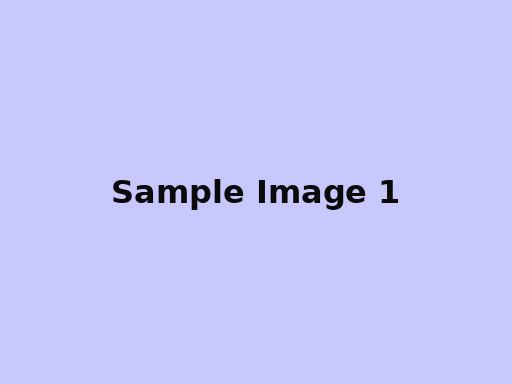
#> input picture Machine Learning/05_Image_Video_Processing/datasets/sample_images/sample1.png, 512 x 384 px; the run also reads 1 picture not shown here
$ jupyter execute 01-Image-Basics-I_O-and-Visualization.ipynb   (shell and % lines are left out)
#> lines starting #> are read from the running program, lines starting #| are printed output that depends on the picture
# Image Basics: I/O and Visualization

---

**Welcome to Image Processing!**

This notebook introduces the fundamentals of working with images in Python. We'll cover everything from basic concepts to practical examples using popular libraries like OpenCV, PIL (Pillow), and imageio.

By the end of this notebook, you'll understand:
- What images are and how they're represented digitally
- Different image formats and when to use them
- Color spaces and why they matter
- How to read, write, and display images using Python libraries
- Best practices for image processing workflows

**Prerequisites:** Basic Python knowledge (variables, functions, importing modules)

**Libraries Used:**
- `opencv-python` (cv2) - Industry standard for computer vision
- `Pillow` (PIL) - Python Imaging Library, great for basic operations
- `imageio` - Simple interface for reading/writing images
- `matplotlib` - For visualization and plotting
- `numpy` - For array operations (used internally by the above libraries)

**Installation:**
```bash
pip install opencv-python pillow imageio matplotlib numpy
```

Let's get started!

# Table of Contents

1. [What is an Image? Understanding Digital Images](#1-what-is-an-image-understanding-digital-images)
2. [Image Formats: Which One to Use?](#2-image-formats-which-one-to-use)
3. [Color Spaces: How Colors Are Represented](#3-color-spaces-how-colors-are-represented)
4. [Reading Images with OpenCV](#4-reading-images-with-opencv)
5. [Reading Images with PIL (Pillow)](#5-reading-images-with-pil-pillow)
6. [Reading Images with imageio](#6-reading-images-with-imageio)
7. [Writing/Saving Images](#7-writing-saving-images)
8. [Visualization with matplotlib](#8-visualization-with-matplotlib)
9. [Advanced Examples: Combining Operations](#9-advanced-examples-combining-operations)
10. [Conclusion](#10-conclusion)

## 1. What is an Image? Understanding Digital Images

Before we dive into code, let's understand what images are in the digital world.

### Pixels: The Building Blocks
An image is essentially a grid of tiny colored dots called **pixels** (picture elements). Each pixel contains color information.

Think of an image like a spreadsheet:
- **Rows and Columns**: Width and height in pixels (resolution)
- **Cells**: Each cell contains color values
- **Channels**: Different aspects of color (red, green, blue, etc.)

### Key Concepts:
- **Resolution**: Width × Height (e.g., 1920×1080 pixels)
- **Channels**: Number of color components per pixel
  - Grayscale: 1 channel (black to white)
  - Color: 3 channels (RGB) or 4 channels (RGBA includes transparency)
- **Bit Depth**: How many colors can be represented (8-bit = 256 levels per channel)

### Why Python for Image Processing?
- **Easy to Learn**: Simple syntax for beginners
- **Powerful Libraries**: OpenCV, PIL, scikit-image, etc.
- **Integration**: Works well with NumPy, pandas, and ML frameworks
- **Open Source**: Free and actively maintained

In Python, images are typically represented as NumPy arrays where:
- Shape for grayscale: (height, width)
- Shape for color: (height, width, channels)

[cell 1]
# Let's start by importing the libraries we'll need
import cv2  # OpenCV for computer vision
import numpy as np  # NumPy for array operations
from PIL import Image  # Pillow (PIL) for image processing
import imageio  # Simple image I/O
import matplotlib.pyplot as plt  # For visualization
import os  # For file operations

# Set up matplotlib for inline display in Jupyter

# Configure matplotlib for better image display
plt.rcParams['figure.dpi'] = 100
plt.rcParams['savefig.dpi'] = 100

print("Libraries imported successfully!")
print(f"OpenCV version: {cv2.__version__}")
print(f"Pillow version: {Image.__version__}")
print(f"NumPy version: {np.__version__}")

## 2. Image Formats: Which One to Use?

Different image formats serve different purposes. Here's a quick guide:

### Common Formats:
- **JPEG (JPG)**:
  - Lossy compression (smaller file size)
  - Good for photos, not great for graphics with sharp edges
  - No transparency support
  - Best for: Photographs, web images

- **PNG**:
  - Lossless compression (larger files)
  - Supports transparency (alpha channel)
  - Perfect for graphics, logos, images with text
  - Best for: Web graphics, screenshots, images needing transparency

- **BMP**:
  - Uncompressed (very large files)
  - No quality loss
  - Best for: Temporary storage, when quality matters most

- **TIFF**:
  - Lossless compression option
  - Supports multiple pages, high bit depths
  - Best for: Professional photography, printing, medical imaging

### Choosing the Right Format:
- **Web/Social Media**: JPEG for photos, PNG for graphics
- **Archival/Professional**: TIFF or PNG
- **Temporary Work**: BMP (quality preservation during processing)

## 3. Color Spaces: How Colors Are Represented

Color spaces define how we represent and manipulate colors. Different spaces are useful for different tasks.

### RGB (Red, Green, Blue)
- **How it works**: Additive color mixing
- **Range**: 0-255 per channel (8-bit)
- **Use case**: Standard for digital displays, web, photos
- **Shape**: (height, width, 3) where 3 = [R, G, B]

### BGR (Blue, Green, Red)
- **Same as RGB but channels swapped**
- **OpenCV default**: cv2.imread() returns BGR images
- **Why?**: Historical reasons (OpenCV was designed for BGR)

### HSV (Hue, Saturation, Value)
- **Hue**: Color type (0-179 in OpenCV)
- **Saturation**: Color intensity/purity (0-255)
- **Value**: Brightness (0-255)
- **Use case**: Color-based segmentation, when you care about color types rather than exact RGB values

### Grayscale
- **Single channel**: 0-255 (black to white)
- **Use case**: When color doesn't matter, reduces computational complexity
- **Shape**: (height, width)

### Why Conversions Matter:
- **Display**: matplotlib expects RGB, OpenCV gives BGR
- **Processing**: HSV useful for color thresholding
- **Storage**: Grayscale saves space when color isn't needed

[cell 2]
# Let's demonstrate color spaces with a sample image
# First, check what sample images are available
sample_dir = 'datasets/sample_images/'
available_images = os.listdir(sample_dir)
print("Available sample images:")
for img in available_images:
    print(f"  - {img}")

# Use sample1.png for our examples
image_path = os.path.join(sample_dir, 'sample1.png')
print(f"\nUsing: {image_path}")
print(f"File exists: {os.path.exists(image_path)}")

## 4. Reading Images with OpenCV

OpenCV is the most popular computer vision library. It's fast, powerful, and handles many formats.

### Key Functions:
- `cv2.imread()` - Read image from file
- `cv2.cvtColor()` - Convert between color spaces
- `cv2.imwrite()` - Write image to file

### Important Notes:
- OpenCV reads images in BGR format by default (not RGB!)
- Returns None if file doesn't exist or can't be read
- Supports: JPEG, PNG, BMP, TIFF, and more

[cell 3]
# Example 1: Basic image reading with OpenCV
print("=== Reading with OpenCV ===")

# Read the image
img_bgr = cv2.imread(image_path)  # Returns BGR format by default
#> img_bgr is the input picture: shape (384, 512, 3); mean B, G, R 251.4, 197.2, 197.2

# Check if image was loaded successfully
if img_bgr is None:
    print(f"Error: Could not load image from {image_path}")
    print("Please check the file path and ensure the image exists.")
else:
    # Get image properties
    height, width, channels = img_bgr.shape
    dtype = img_bgr.dtype

    print(f"Image loaded successfully!")
    print(f"Shape: {img_bgr.shape} (height: {height}, width: {width}, channels: {channels})")
#| Shape: (384, 512, 3) (height: 384, width: 512, channels: 3)
    print(f"Data type: {dtype}")
#| Data type: uint8
    print(f"Size in memory: {img_bgr.nbytes} bytes")
#| Size in memory: 589824 bytes

    # Convert BGR to RGB for proper display
    img_rgb = cv2.cvtColor(img_bgr, cv2.COLOR_BGR2RGB)
    print(f"Converted to RGB: {img_rgb.shape}")
#| Converted to RGB: (384, 512, 3)

    # Let's also show grayscale conversion
    img_gray = cv2.cvtColor(img_bgr, cv2.COLOR_BGR2GRAY)
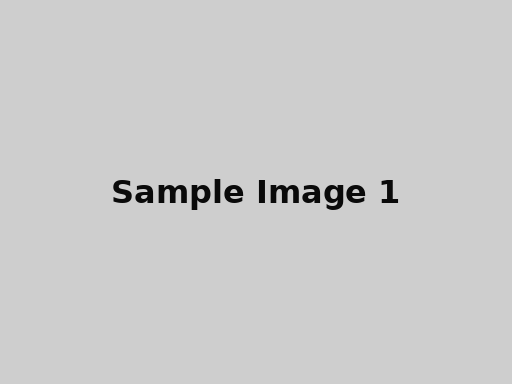
#> img_gray: shape (384, 512); min 10, max 206, mean 203.1
    print(f"Converted to Grayscale: {img_gray.shape}")
#| Converted to Grayscale: (384, 512)

[cell 4]
# Example 2: Reading different formats and error handling
print("=== Reading Different Formats ===")

# List of sample images to try
test_images = ['sample1.png', 'coins.png', 'group.jpg']

for img_name in test_images:
    img_path = os.path.join(sample_dir, img_name)

    # Try to read the image
    img = cv2.imread(img_path)

    if img is not None:
        h, w, c = img.shape
        file_size = os.path.getsize(img_path)
        print(f"✓ {img_name}: {w}x{h} pixels, {c} channels, {file_size} bytes")
#| ✓ sample1.png: 512x384 pixels, 3 channels, 5296 bytes
    else:
        print(f"✗ {img_name}: Failed to load")

# Demonstrate error handling for non-existent file
non_existent = cv2.imread('datasets/sample_images/non_existent.jpg')
if non_existent is None:
    print("\nAs expected, non-existent file returned None")

## 5. Reading Images with PIL (Pillow)

PIL (Pillow) is Python's go-to library for basic image operations. It's simpler than OpenCV for basic tasks.

### Key Features:
- Reads images in RGB format (no BGR confusion)
- Great for format conversions
- Easy to use API
- Good for basic manipulations (resize, rotate, etc.)

### When to Use PIL:
- Simple image loading/display
- Format conversions
- Basic image manipulations
- Working with existing PIL-based code

[cell 5]
# Example: Reading with PIL
print("=== Reading with PIL ===")

# Open image with PIL
pil_image = Image.open(image_path)

# Get image info
print(f"Format: {pil_image.format}")
#| Format: PNG
print(f"Size: {pil_image.size} (width x height)")
#| Size: (512, 384) (width x height)
print(f"Mode: {pil_image.mode}")  # RGB, RGBA, L (grayscale), etc.
#| Mode: RGB

# Convert to NumPy array for manipulation
pil_array = np.array(pil_image)
print(f"As NumPy array: {pil_array.shape}, dtype: {pil_array.dtype}")
#| As NumPy array: (384, 512, 3), dtype: uint8

# PIL modes explanation
print("\nPIL Mode meanings:")
print("- 'RGB': 3 channels, standard color")
print("- 'RGBA': 4 channels, includes transparency")
print("- 'L': 1 channel, grayscale")
print("- 'P': Palette mode, uses color palette")

# Convert to different modes
gray_pil = pil_image.convert('L')
print(f"\nConverted to grayscale: mode={gray_pil.mode}, size={gray_pil.size}")
#| Converted to grayscale: mode=L, size=(512, 384)

[cell 6]
# Example: PIL format detection and conversion
print("=== PIL Format Handling ===")

test_files = ['sample1.png', 'group.jpg', 'coins.png']

for filename in test_files:
    filepath = os.path.join(sample_dir, filename)

    try:
        with Image.open(filepath) as img:
            print(f"{filename}:")
            print(f"  Original format: {img.format}")
#|   Original format: PNG
            print(f"  Size: {img.size}")
#|   Size: (512, 384)
            print(f"  Mode: {img.mode}")
#|   Mode: RGB

            # Save in different format (temporarily)
            temp_path = f"temp_converted_{filename.split('.')[0]}.jpg"
            img.save(temp_path, 'JPEG', quality=90)
            print(f"  Saved as JPEG: {temp_path}")

            # Clean up
            if os.path.exists(temp_path):
                os.remove(temp_path)
                print(f"  Cleaned up: {temp_path}")

    except Exception as e:
        print(f"Error with {filename}: {e}")

    print()

## 6. Reading Images with imageio

imageio provides a very simple interface for reading and writing images. It's great for beginners.

### Key Features:
- Simple one-line reading/writing
- Returns NumPy arrays directly
- Supports many formats automatically
- Minimal code for basic operations

### When to Use imageio:
- Quick prototyping
- When you need simplicity
- Working with animated formats (GIFs)
- Reading scientific image formats

[cell 7]
# Example: Reading with imageio
print("=== Reading with imageio ===")

# Read image - super simple!
img_io = imageio.imread(image_path)

print(f"Image shape: {img_io.shape}")
#| Image shape: (384, 512, 3)
print(f"Data type: {img_io.dtype}")
#| Data type: uint8
print(f"Min/Max values: {img_io.min()} / {img_io.max()}")
#| Min/Max values: 10 / 255

# imageio automatically handles different formats
print("\nTrying different formats:")
formats_to_test = ['sample1.png', 'group.jpg']

for fmt in formats_to_test:
    try:
        img_test = imageio.imread(os.path.join(sample_dir, fmt))
        print(f"✓ {fmt}: {img_test.shape}, dtype={img_test.dtype}")
#| ✓ sample1.png: (384, 512, 3), dtype=uint8
    except Exception as e:
        print(f"✗ {fmt}: {e}")

## 7. Writing/Saving Images

Saving images is just as important as reading them. Different libraries have different approaches.

### Quality Considerations:
- **JPEG**: Quality parameter (0-100, higher = better quality but larger file)
- **PNG**: Compression level (0-9, higher = smaller file but slower)
- **File Formats**: Choose based on your needs (web, print, archival)

[cell 8]
# Example: Saving images with different libraries
print("=== Saving Images ===")

# Read original image
original = cv2.imread(image_path)
if original is None:
    print("Could not load image")
else:
    # Create output directory if it doesn't exist
    output_dir = 'output_images'
    os.makedirs(output_dir, exist_ok=True)

    # 1. Save with OpenCV (different formats)
    cv2.imwrite(os.path.join(output_dir, 'saved_opencv.png'), original)
    cv2.imwrite(os.path.join(output_dir, 'saved_opencv.jpg'), original, [cv2.IMWRITE_JPEG_QUALITY, 90])
    cv2.imwrite(os.path.join(output_dir, 'saved_opencv.bmp'), original)

    # 2. Save with PIL
    pil_img = Image.fromarray(cv2.cvtColor(original, cv2.COLOR_BGR2RGB))
    pil_img.save(os.path.join(output_dir, 'saved_pil.png'))
    pil_img.save(os.path.join(output_dir, 'saved_pil.jpg'), 'JPEG', quality=95)

    # 3. Save with imageio
    rgb_img = cv2.cvtColor(original, cv2.COLOR_BGR2RGB)
    imageio.imwrite(os.path.join(output_dir, 'saved_imageio.png'), rgb_img)
    imageio.imwrite(os.path.join(output_dir, 'saved_imageio.jpg'), rgb_img)

    print("Images saved in different formats!")

    # Compare file sizes
    print("\nFile size comparison:")
    saved_files = [
        'saved_opencv.png', 'saved_opencv.jpg', 'saved_opencv.bmp',
        'saved_pil.png', 'saved_pil.jpg',
        'saved_imageio.png', 'saved_imageio.jpg'
    ]

    for filename in saved_files:
        filepath = os.path.join(output_dir, filename)
        if os.path.exists(filepath):
            size = os.path.getsize(filepath)
            print(f"{filename}: {size} bytes")

## 8. Visualization with matplotlib

matplotlib is Python's plotting library and works great for displaying images.

### Key Functions:
- `plt.imshow()` - Display image
- `plt.subplot()` - Multiple images in one figure
- `plt.axis('off')` - Hide axes for cleaner display

### Important Notes:
- matplotlib expects RGB images (not BGR)
- Grayscale images work directly
- Use `cmap='gray'` for grayscale display of single-channel images

[cell 9]
# Example: Basic visualization
print("=== Basic Image Visualization ===")

# Read image
img = cv2.imread(image_path)
if img is not None:
    img_rgb = cv2.cvtColor(img, cv2.COLOR_BGR2RGB)
    img_gray = cv2.cvtColor(img, cv2.COLOR_BGR2GRAY)

    # Create subplots
    fig, axes = plt.subplots(1, 3, figsize=(15, 5))

    # Original (RGB)
    axes[0].imshow(img_rgb)
    axes[0].set_title('Original (RGB)')
    axes[0].axis('off')

    # Grayscale
    axes[1].imshow(img_gray, cmap='gray')
    axes[1].set_title('Grayscale')
    axes[1].axis('off')

    # Individual channels
    axes[2].imshow(img_rgb[:, :, 0], cmap='Reds')  # Red channel
    axes[2].set_title('Red Channel Only')
    axes[2].axis('off')

    plt.tight_layout()
    plt.show()
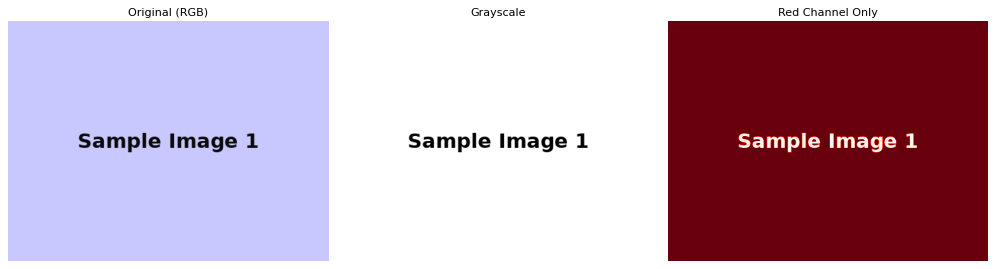
#> figure drawn by matplotlib, 3 panels

    # Print channel info
    print(f"RGB image shape: {img_rgb.shape}")
#| RGB image shape: (384, 512, 3)
    print(f"Grayscale shape: {img_gray.shape}")
#| Grayscale shape: (384, 512)
    print(f"Red channel shape: {img_rgb[:, :, 0].shape}")
#| Red channel shape: (384, 512)
else:
    print("Could not load image")

[cell 10]
# Example: Multiple images comparison
print("=== Comparing Multiple Images ===")

# Load several sample images
sample_files = ['sample1.png', 'coins.png', 'road.png']
images = []
titles = []

for filename in sample_files:
    img_path = os.path.join(sample_dir, filename)
    img = cv2.imread(img_path)
    if img is not None:
        images.append(cv2.cvtColor(img, cv2.COLOR_BGR2RGB))
        titles.append(filename)

if images:
    # Create subplots
    n_images = len(images)
#> n_images = 3
    fig, axes = plt.subplots(1, n_images, figsize=(5*n_images, 5))

    # Handle single image case
    if n_images == 1:
        axes = [axes]

    for i, (img, title) in enumerate(zip(images, titles)):
        axes[i].imshow(img)
        axes[i].set_title(f'{title}\n{img.shape}')
        axes[i].axis('off')
#> this loop made 3 passes
#> title on passes 1 to 3: 'sample1.png', 'coins.png', 'road.png'

    plt.tight_layout()
    plt.show()
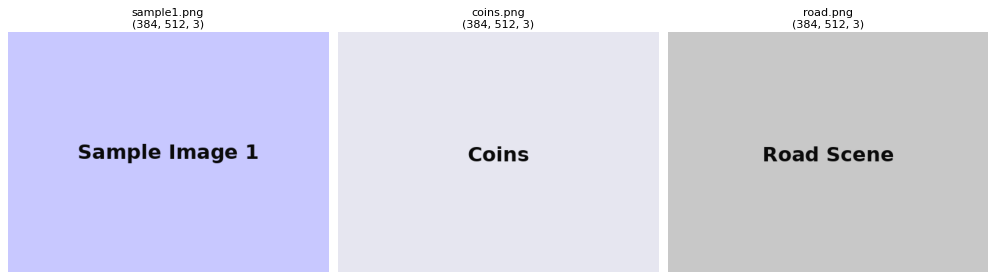
#> figure drawn by matplotlib, 3 panels
#> (the rest of the program and of its run is left out)
